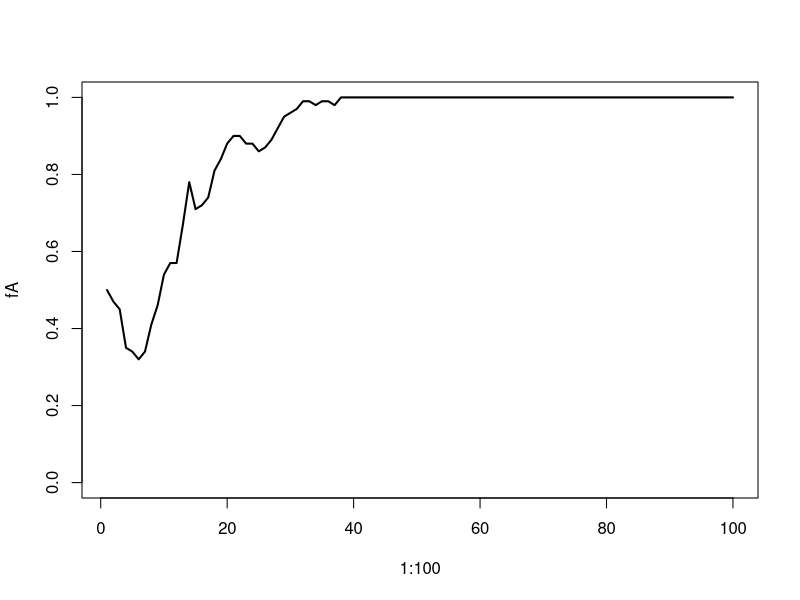
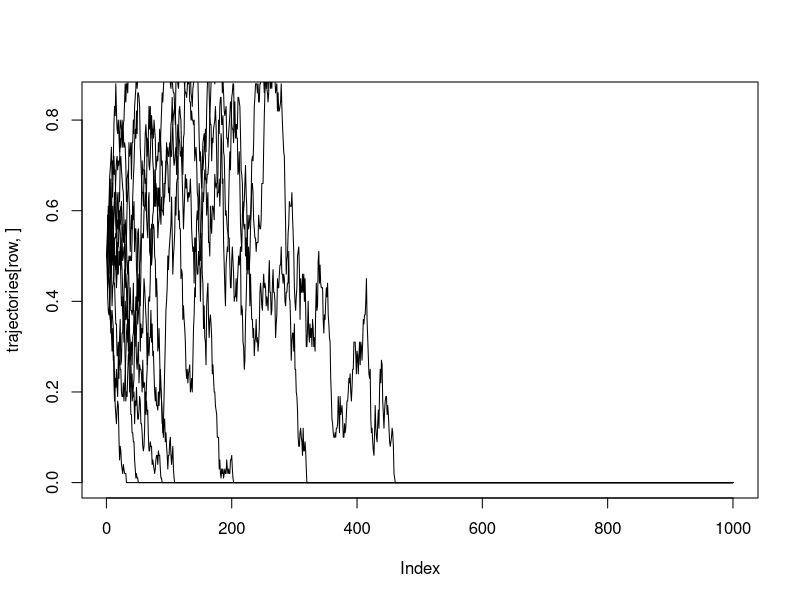

The R script that drew these images, in order:
## ---- chunk 1
N <- 50
fA <- 0.5
## ---- chunk 2
rbinom(1, 2*N, fA) / (2*N)
## ---- chunk 3
rbinom(1, 2*N, 0.53) / (2*N)
## ---- chunk 4
# make loop for generations: 
drift_simulator <- function(
  N = N, 
  startfA = 0.5, 
  N_replicates = 10
){
  
  replicates <- c() # initiate vector
  
  for (replicate in c(1:N_replicates)) { # loop through number of replicates
    
    fA_gen2 <- rbinom(1, 2*N, startfA) / (2*N) # sample generation 1 to get fA in gen2
    
    replicates[replicate] <- fA_gen2 # add to vector
  }
  
  return(replicates) # return vector
}

mean(drift_simulator(N=50, startfA = 0.5, N_replicates = 1000))
## ---- chunk 5
# ...
## ---- chunk 6
N <- 50
# 100 generations
fA <- rep(NA, 100)
# at t=0
fA[1] <- 0.50
## ---- chunk 7
for (t in 1:99) fA[t+1] <- rbinom(1, 2*N, fA[t]) / (2*N)
## ---- chunk 8
plot(x=1:100, y=fA, type="l", ylim=c(0,1), lwd=2)
## ---- chunk 9
#N <-  # size
#gen <-  # generations
#nrepl <-  # number of distinct simulations
#for (j in 1:nrepl) {
#
#}

drift_simulator <- function(
    N = 50, 
    start_fA = 0.5, 
    N_gen = 100, 
    N_replicates = 10
) {
    
  fA_matrix <- matrix(
      nrow = N_replicates, 
      ncol = N_gen
    )
  
  for (replicate in c(1:N_replicates)) {
    
        fA_matrix[replicate,1]  <- start_fA
  
        for (t in c(1:(N_gen-1))){
      
          fA_matrix[replicate, t+1] <- rbinom(1, 2*N, fA_matrix[replicate, t]) / (2*N)
          
        } 
    
    
  }
  
  return(fA_matrix)

}

trajectories <- drift_simulator(
  N = 50, 
  N_replicates = 10, 
  N_gen = 1000
)

for (row in c(1:nrow(trajectories))){
  
  if(row == 1) {
    plot(trajectories[row,], type = "l")
  } else {
    lines(trajectories[row,])
  }
}


## ---- chunk 10
# ...
## ---- chunk 11
# small population (blue)
# N <- ...

# large population (red)
# N <- ...
